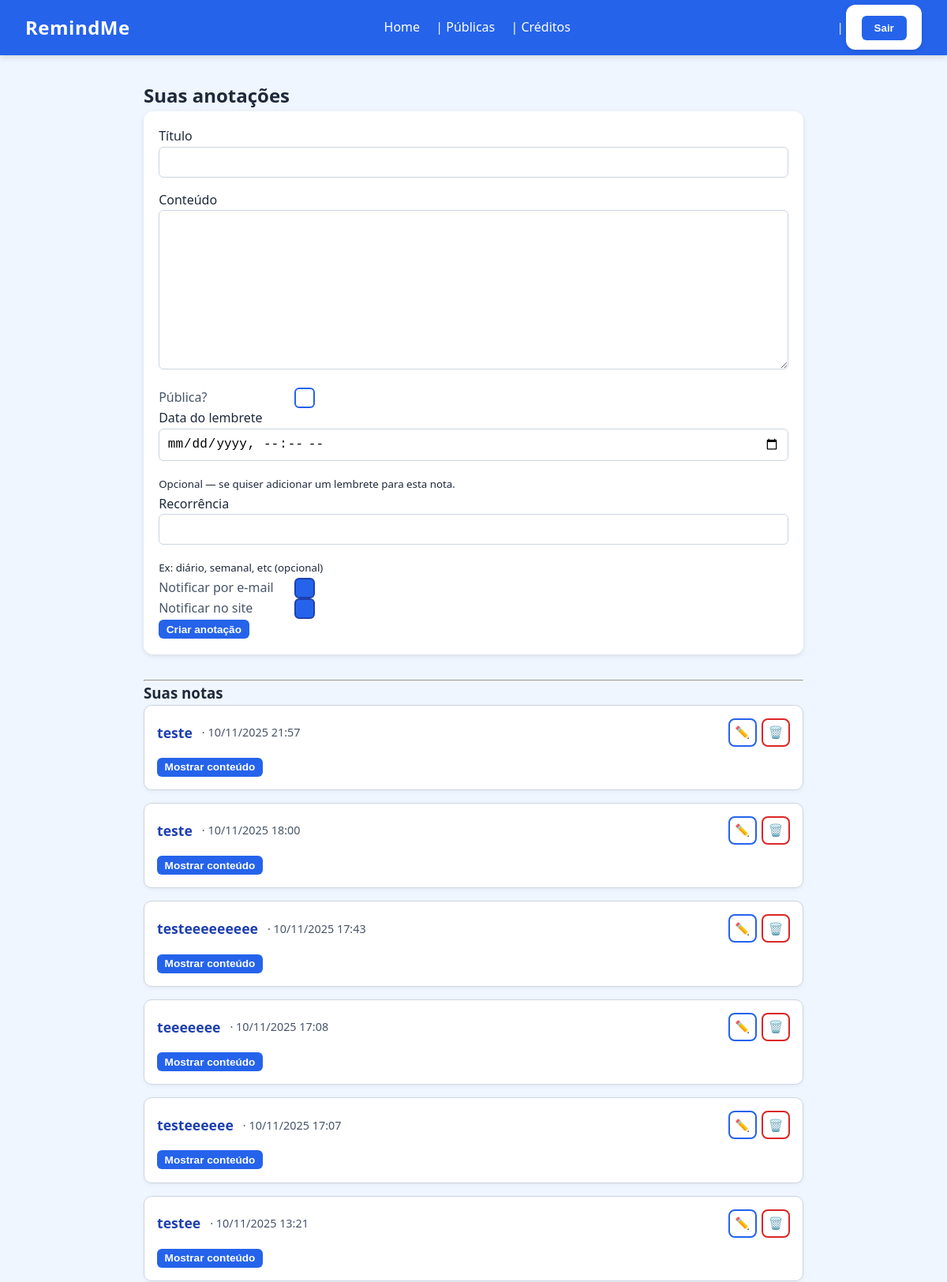
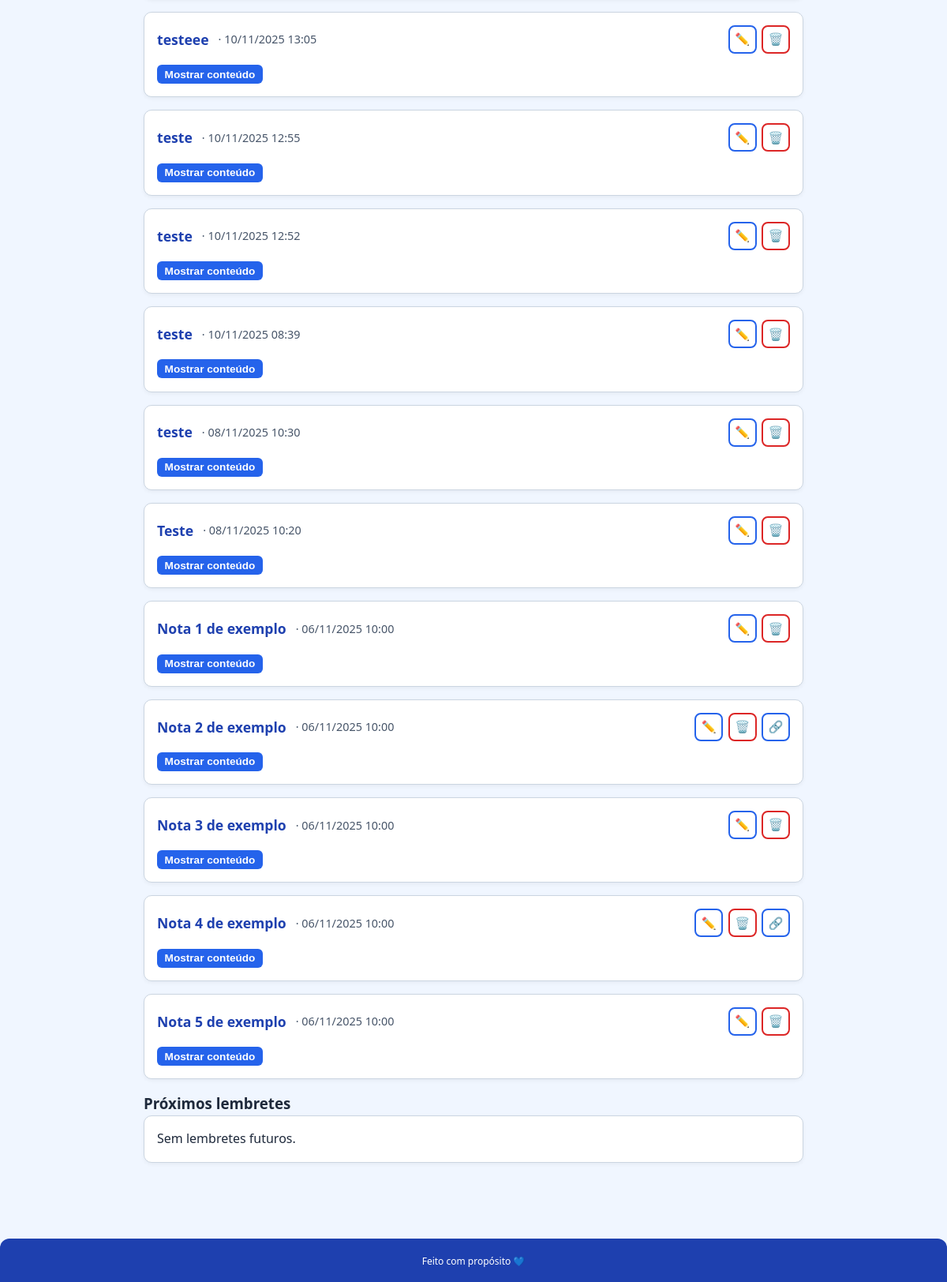
The app's page / (signed in) with its own data (2 pictures, top to bottom).
### notes/models.py (models this page shows, shortened)
class Note(models.Model):
    owner = models.ForeignKey(settings.AUTH_USER_MODEL, on_delete=models.CASCADE)
    title = models.CharField(max_length=200)
    content = models.TextField(blank=True)
    created_at = models.DateTimeField(auto_now_add=True)
    is_public = models.BooleanField(default=False)
    public_token = models.UUIDField(default=uuid.uuid4, editable=False, unique=True)
    class Meta:
        ordering = ['-created_at']

### notes/views.py (the view)
# urls.py: path("", views.home, name="home"),
@login_required
def home(request):
    user = request.user
    if request.method == "POST":
        form = NoteWithReminderForm(request.POST)
        if form.is_valid():
            note = form.save(commit=False)
            note.owner = user
            note.save()
            due_date = form.cleaned_data.get("due_date")
            if due_date:
                Reminder.objects.create(
                    note=note,
                    due_date=due_date,
                    recurrence=form.cleaned_data.get("recurrence", ""),
                    notify_email=form.cleaned_data.get("notify_email", False),
                    notify_in_app=form.cleaned_data.get("notify_in_app", False),
                )
            messages.success(request, "Anotação criada com sucesso!")
            return redirect("notes:home")
        else:
            messages.error(request, "Corrija os erros antes de continuar.")
    else:
        form = NoteWithReminderForm()
    notes = Note.objects.filter(owner=user).order_by('-created_at')
    reminders = Reminder.objects.filter(
        note__owner=user, notified=False, due_date__gte=timezone.now()
    ).order_by('due_date')[:10]
    return render(request, "home.html", {"notes": notes, "form": form, "reminders": reminders})

### notes/forms.py (shortened to what this page needs)
class NoteWithReminderForm(forms.ModelForm):
    due_date = forms.DateTimeField(
        required=False,
        widget=forms.DateTimeInput(attrs={'type': 'datetime-local'}),
        label="Data do lembrete",
        help_text="Opcional — se quiser adicionar um lembrete para esta nota.",
    )
    recurrence = forms.CharField(
        required=False,
        label="Recorrência",
        help_text="Ex: diário, semanal, etc (opcional)",
    )
    notify_email = forms.BooleanField(required=False, initial=True, label="Notificar por e-mail")
    notify_in_app = forms.BooleanField(required=False, initial=True, label="Notificar no site")
    class Meta:
        model = Note
        fields = ['title', 'content', 'is_public']
        labels = {
            'title': 'Título',
            'content': 'Conteúdo',
            'is_public': 'É pública?',
        }

### notes/context_processors.py (called while the page is built)
def in_app_notifications(request):
    if not request.user.is_authenticated:
        return {}
    now = timezone.now()
    reminders = Reminder.objects.filter(
        note__owner=request.user,
        notify_in_app=True,
        notified_in_app=False,
        due_date__lte=now
    ).select_related('note').order_by('due_date')
    return {'in_app_reminders': reminders}

### templates/home.html (shortened to what this page needs)
{% extends 'base.html' %}
{% block content %}
  <h2>Suas anotações</h2>
  <form method="post" novalidate>
    <div class="form-grid">
      {% for field in form %}
        {% if field.name == "is_public" %}
          <div class="form-field form-field-inline">
            <label for="id_is_public">Pública?</label>
            <label for="id_is_public" class="square-toggle" title="Marcar como pública"></label>
          </div>
        {% elif field.name == "notify_email" %}
          <div class="form-field form-field-inline">
            <label for="id_notify_email">Notificar por e-mail</label>
            <label for="id_notify_email" class="square-toggle" title="Ativar notificação por e-mail"></label>
          </div>
        {% elif field.name == "notify_in_app" %}
          <div class="form-field form-field-inline">
            <label for="id_notify_in_app">Notificar no site</label>
            <label for="id_notify_in_app" class="square-toggle" title="Ativar notificação no site"></label>
          </div>
        {% else %}
          <div class="form-field">
            <label for="{{ field.id_for_label }}">{{ field.label }}</label>
            {{ field }}
            {% if field.help_text %}
              <small class="help">{{ field.help_text }}</small>
            {% endif %}
          </div>
        {% endif %}
      {% endfor %}
    </div>
    <button type="submit" class="button small">Criar anotação</button>
  </form>
  <hr>
  <h3>Suas notas</h3>
  <ul>
    {% for note in notes %}
      <li>
        <div style="display:flex; align-items:center; justify-content:space-between; gap:1rem;">
          <div style="display:flex; align-items:center; gap:0.75rem;">
            <strong>{{ note.title }}</strong>
            <span class="meta" style="font-size:0.9rem; color:var(--text-light);">· {{ note.created_at|date:"d/m/Y H:i" }}</span>
          </div>
          <div class="item-actions" aria-hidden="false">
            <a href="{% url 'notes:note_edit' note.pk %}" class="square-button edit" title="Editar">
              <span>✏️</span>
            </a>
            <a href="{% url 'notes:note_delete' note.pk %}" class="square-button delete" title="Apagar">
              <span>🗑️</span>
            </a>
            {% if note.is_public %}
              <a href="{% url 'notes:public_detail' note.public_token %}" target="_blank" class="square-button" title="Abrir link público">
                <span>🔗</span>
              </a>
            {% endif %}
          </div>
        </div>
        <div class="note" style="margin-top:0.8rem;">
          <button class="button toggle-content small" type="button" aria-expanded="false">Mostrar conteúdo</button>
        </div>
      </li>
    {% empty %}
      <li>Você ainda não tem anotações.</li>
    {% endfor %}
  </ul>
  <h3>Próximos lembretes</h3>
  <ul>
    {% for r in reminders %}
      <li>{{ r.due_date|date:"d/m/Y H:i" }} — {{ r.note.title }}</li>
    {% empty %}
      <li>Sem lembretes futuros.</li>
    {% endfor %}
  </ul>
{% endblock %}

### static/styles.css (style rules this page uses)
:root { --primary: #2563eb; --primary-light: #3b82f6; --primary-dark: #1e40af; --danger: #dc2626; --danger-dark: #991b1b; --background: #f0f6ff; --text: #1e293b; --text-light: #475569; --card-bg: #ffffff; --border: #cbd5e1; }
* { margin: 0; padding: 0; box-sizing: border-box; }
html, body { height: 100%; background: var(--background); color: var(--text); font-family: "Segoe UI", Roboto, Helvetica, Arial, sans-serif; line-height: 1.6; }
button, a.button { background: var(--primary); color: #fff; border: none; border-radius: 6px; padding: 0.5rem 1rem; font-weight: 600; cursor: pointer; text-decoration: none; display: inline-block; transition: background 0.2s, transform 0.2s; }
.button.small, button.small { padding: 0.28rem 0.6rem; font-size: 0.85rem; border-radius: 6px; }
.item-actions { display: inline-flex; gap: 0.4rem; align-items: center; }
.square-toggle { width: 26px; height: 26px; border: 2px solid var(--primary); border-radius: 6px; display: inline-block; cursor: pointer; transition: all 0.18s ease-in-out; position: relative; background: #fff; }
input[type="checkbox"]:checked + .square-toggle { background: var(--primary); border-color: var(--primary-dark); }
.form-field-inline { display: flex; align-items: center; gap: 0.75rem; }
.form-field-inline label:first-child { font-weight: 500; color: var(--text-light); min-width: 160px; }
.square-button { width: 36px; height: 36px; border: 2px solid var(--primary); border-radius: 8px; background: #fff; color: var(--primary-dark); display: inline-flex; align-items: center; justify-content: center; cursor: pointer; font-weight: 600; font-size: 0.95rem; transition: all 0.15s ease-in-out; text-decoration: none; }
.square-button.edit { border-color: var(--primary); color: var(--primary-dark); }
.square-button.delete { border-color: var(--danger); color: var(--danger-dark); }
.square-button span { pointer-events: none; line-height: 1; }
form { background: var(--card-bg); padding: 1.2rem; border-radius: 12px; box-shadow: 0 2px 6px rgba(0,0,0,0.1); margin-bottom: 2rem; }
form input, form textarea, form select { width: 100%; padding: 0.6rem; margin-bottom: 1rem; border: 1px solid var(--border); border-radius: 6px; font-size: 1rem; }
ul { list-style: none; padding-left: 0; }
li { background: var(--card-bg); border: 1px solid var(--border); border-radius: 10px; padding: 1rem; margin-bottom: 1rem; box-shadow: 0 2px 5px rgba(0,0,0,0.05); transition: transform 0.2s ease; }
li strong { font-size: 1.1rem; color: var(--primary-dark); }
.note { margin-top: 0.5rem; }

### records on screen
Note: title "teste", created_at "10/11/2025 21:57"
Note: title "teste", created_at "10/11/2025 18:00"
Note: title "testeeeeeeeee", created_at "10/11/2025 17:43"
Note: title "teeeeeee", created_at "10/11/2025 17:08"
Note: title "testeeeeee", created_at "10/11/2025 17:07"
Note: title "testee", created_at "10/11/2025 13:21"
Note: title "testeee", created_at "10/11/2025 13:05"
Note: title "teste", created_at "10/11/2025 12:55"
Note: title "teste", created_at "10/11/2025 12:52"
Note: title "teste", created_at "10/11/2025 08:39"
Note: title "teste", created_at "08/11/2025 10:30"
Note: title "Teste", created_at "08/11/2025 10:20"
Note: title "Nota 1 de exemplo", created_at "06/11/2025 10:00"
Note: title "Nota 2 de exemplo", created_at "06/11/2025 10:00"
Note: title "Nota 3 de exemplo", created_at "06/11/2025 10:00"
Note: title "Nota 4 de exemplo", created_at "06/11/2025 10:00"
Note: title "Nota 5 de exemplo", created_at "06/11/2025 10:00"

### other values on screen
{{ field.label }} "Título" "Conteúdo" "Data do lembrete" "Recorrência"
{{ field.help_text }} "Opcional — se quiser adicionar um lembrete para esta nota." "Ex: diário, semanal, etc (opcional)"
